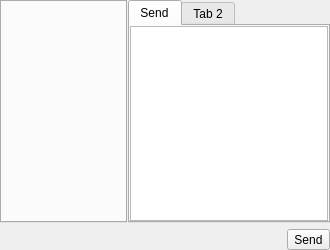
<?xml version="1.0" encoding="UTF-8"?>
<ui version="4.0">
 <class>area_transfer</class>
 <widget class="QWidget" name="area_transfer">
  <property name="geometry">
   <rect>
    <x>0</x>
    <y>0</y>
    <width>330</width>
    <height>250</height>
   </rect>
  </property>
  <property name="windowTitle">
   <string>Form</string>
  </property>
  <layout class="QVBoxLayout" name="verticalLayout_2">
   <property name="leftMargin">
    <number>0</number>
   </property>
   <property name="topMargin">
    <number>0</number>
   </property>
   <property name="rightMargin">
    <number>0</number>
   </property>
   <property name="bottomMargin">
    <number>0</number>
   </property>
   <item>
    <widget class="QSplitter" name="splitter">
     <property name="lineWidth">
      <number>2</number>
     </property>
     <property name="orientation">
      <enum>Qt::Horizontal</enum>
     </property>
     <property name="handleWidth">
      <number>1</number>
     </property>
     <widget class="QDockTabWidget" name="tabwdg_recv">
      <property name="currentIndex">
       <number>-1</number>
      </property>
     </widget>
     <widget class="QTabWidget" name="tabwdg_send">
      <property name="currentIndex">
       <number>0</number>
      </property>
      <widget class="QWidget" name="tab_send">
       <attribute name="title">
        <string>Send</string>
       </attribute>
       <layout class="QVBoxLayout" name="verticalLayout">
        <property name="leftMargin">
         <number>0</number>
        </property>
        <property name="topMargin">
         <number>0</number>
        </property>
        <property name="rightMargin">
         <number>0</number>
        </property>
        <property name="bottomMargin">
         <number>0</number>
        </property>
        <item>
         <widget class="Input" name="input_send">
          <property name="styleSheet">
           <string notr="true"/>
          </property>
          <property name="placeholderText">
           <string/>
          </property>
         </widget>
        </item>
       </layout>
      </widget>
      <widget class="QWidget" name="tab_words">
       <attribute name="title">
        <string>Tab 2</string>
       </attribute>
      </widget>
     </widget>
    </widget>
   </item>
   <item>
    <layout class="QHBoxLayout" name="hlyt">
     <item>
      <spacer name="hspacer">
       <property name="orientation">
        <enum>Qt::Horizontal</enum>
       </property>
       <property name="sizeHint" stdset="0">
        <size>
         <width>40</width>
         <height>20</height>
        </size>
       </property>
      </spacer>
     </item>
     <item>
      <widget class="QToolButton" name="btn_send">
       <property name="text">
        <string>Send</string>
       </property>
      </widget>
     </item>
    </layout>
   </item>
  </layout>
 </widget>
 <customwidgets>
  <customwidget>
   <class>Input</class>
   <extends>QTextEdit</extends>
   <header>input.h</header>
  </customwidget>
  <customwidget>
   <class>QDockTabWidget</class>
   <extends>QTabWidget</extends>
   <header>qdocktabwidget.h</header>
   <container>1</container>
  </customwidget>
 </customwidgets>
 <resources/>
 <connections/>
</ui>
